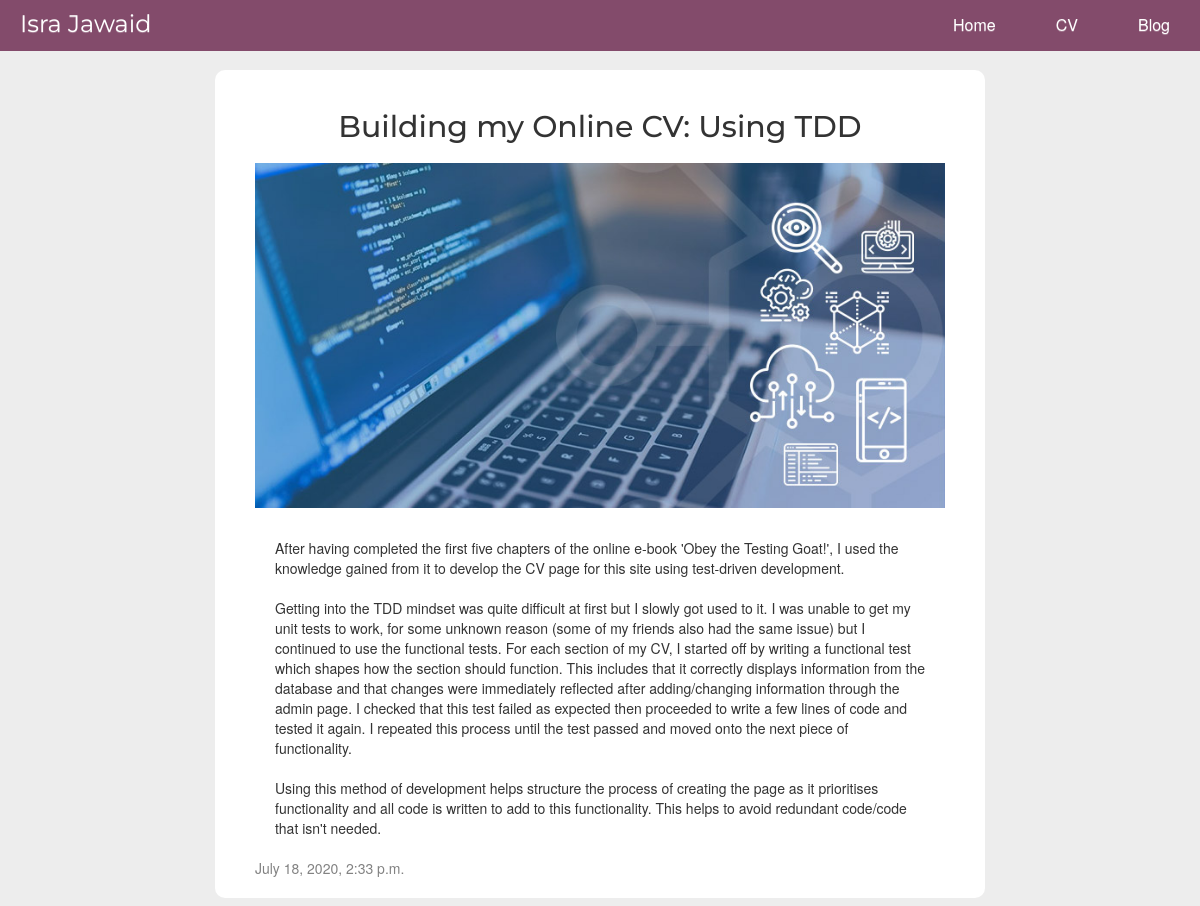
The app's page /post/14/ with its own data.
### blog/models.py (models this page shows, shortened)
class Post(models.Model):
	author = models.ForeignKey(settings.AUTH_USER_MODEL, on_delete=models.CASCADE)
	title = models.CharField(max_length=200)
	text = models.TextField()
	summary = models.TextField(default="")
	created_date = models.DateTimeField(default=timezone.now)
	published_date = models.DateTimeField(blank=True, null=True)
	height_field = models.IntegerField(default=0)
	width_field = models.IntegerField(default=0)
	image = models.ImageField(upload_to='media/', null=True, blank=True, height_field="height_field", width_field="width_field");

### blog/views.py (the view)
# urls.py: path('post/<int:pk>/', views.post_detail, name='post_detail'),
def post_detail(request, pk):
	post = get_object_or_404(Post, pk=pk)
	return render(request, 'blog/post_detail.html', {'post':post})

### blog/templates/blog/post_detail.html (shortened to what this page needs)
﻿{% extends 'blog/base.html' %}
{% block content %}
<div class="container-fluid">
    <div class="row">
		<div class="col-md-2"></div>
        <div class="col-md-8">
			<div class="post-detail">
				<h2 class="post-title">{{ post.title }}</h2>
				{% if post.image %}
					<img class="img-responsive center-block" id="post-image-full" src="{{ post.image.url }}"></img>
				{% endif %}
				<p class="post-text">{{ post.text|linebreaksbr }}</p>
				{% if post.published_date %}
					<div class="date">
						{{ post.published_date }}
					</div>
				{% endif %}
			</div>
        </div>
		<div class="col-md-2"></div>
    </div>
</div>
{% endblock %}

### blog/static/css/blog.css (style rules this page uses)
body { background-color: #EDEDED; padding-top: 0px; position: relative; }
.row:after { content: ""; display: table; clear: both; }
h1, h2, h3, h4 { font-family: 'Montserrat', sans-serif; }
.post-text { padding: 10px 20px; }
.post-title { text-align: center; padding-bottom: 10px; }
.date { color: #828282; }
.post-detail { margin-bottom: 20px; background-color: #FFFFFF; padding: 20px 40px; border-radius: 10px; }
#post-image-full { margin-bottom: 20px; align: center; width: 100%; }
.container-fluid { display: block; margin-left: auto; margin-right: auto; position: relative; }
.col-md-8 { padding-top: 50px; }

### records on screen
Post: title "Building my Online CV: Using TDD", image (picture), text "After having completed the first five chapters of the online e-book 'Obey the Testing Goat!', I used the knowledge gained from it to develop the CV page for this site using test-driven development. Getting into the TDD mindset was quite difficult at first but I slowly got used to it. I was unable to get my unit tests to work, for some unknown reason (some of my friends also had the same issue) but I continued to use the functional tests. For each section of my CV, I started off by writing a functional test which shapes how the section should function. This includes that it correctly displays information from the database and that changes were immediately reflected after adding/changing…", published_date "July 18, 2020, 2:33 p.m."
